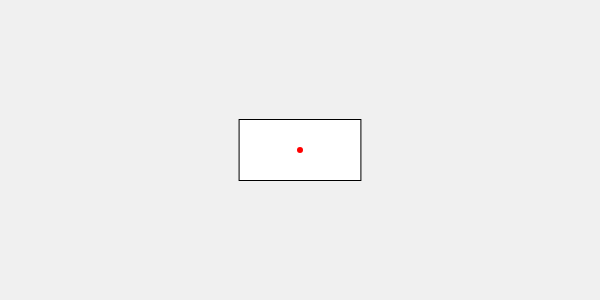
Frame 1 (no input)
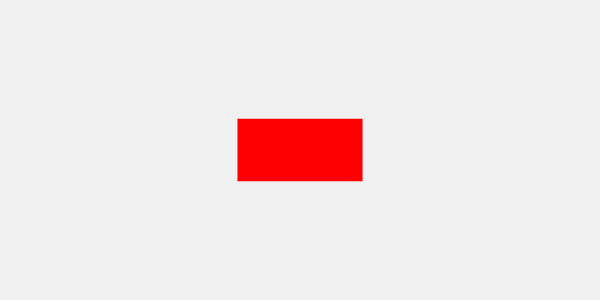
Frame 60 (no input)
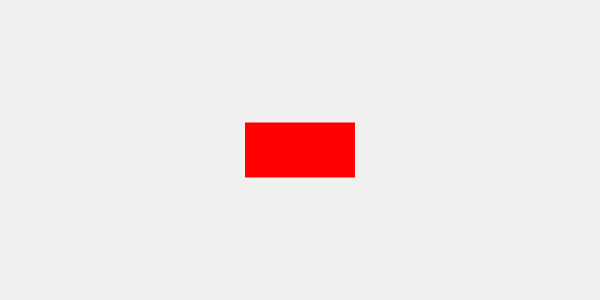
Frame 120 (the mouse pressed at the canvas centre since frame 60)

The p5.js sketch that drew these frames (run headless with seeded random() and noise() and a simulated clock; from frame 60 on, the mouse is pressed at the canvas centre):

// p5.js sketch
// ── sketch.js
let cx = 300, cy = 150; // pivote 
let A = 0.3; // amplitud
let w = 0.05; // frecuencia
let ang = 0; // angulo de rotacion

function setup() {
 createCanvas(600, 300);
 rectMode(CENTER);
}

function draw() {
 background(240);

  // pulsacion
  let s = 1 + A * sin(w * frameCount); //Mayor A: se infla mas - Mayor ω: el efecto es mas rapido

  // transformaciones compuestas
  push();

  //el orden si importa ya que cambiarlo produce diferentes resultados
  translate(cx, cy); // mover al pivote
  rotate(ang); // rotar
  scale(s); // escalar con pulsacion

  rect(0, 0, 120, 60);

  pop();

  // dibujar el pivote
  fill(255, 0, 0);
  noStroke();
  circle(cx, cy, 6);
}

// pivote con mouse
function mousePressed() {
  cx = mouseX;
  cy = mouseY;
}

// Controles
function keyPressed() {
  if (key === 'a') A += 0.1; // aumentar amplitud
  if (key === 'z') A -= 0.1;

  if (key === 's') w += 0.01; // aumentar frecuencia
  if (key === 'x') w -= 0.01;

  if (keyCode === LEFT_ARROW) ang -= 0.1;
  if (keyCode === RIGHT_ARROW) ang += 0.1;
}
